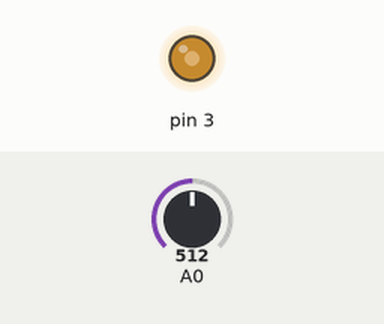
Simulated run of this sketch. Board: Arduino Uno, built with avr-gcc and run on an emulated ATmega328P. Parts: output pins drawn as LEDs (lit = HIGH). The test bench sets the inputs (shaded band); at power-on: A0 = 512.

Above: at 1.2 s.
1.3 s: A0 set to 716
At 1.7 s:
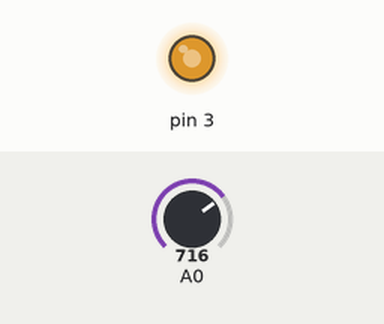
2.8 s: A0 set to 900
At 4.0 s:
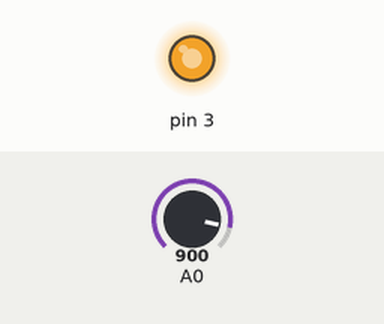
4.3 s: A0 set to 122
At 5.2 s:
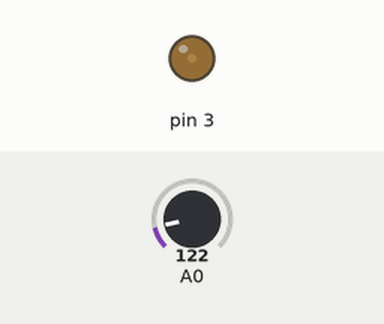
5.8 s: A0 set to 0
At 6.3 s:
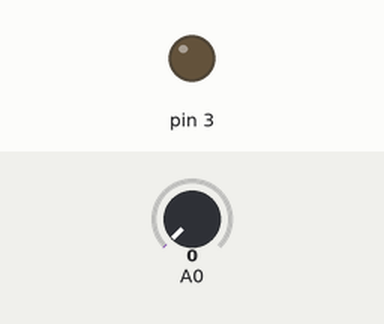
Timing chart, 0 to 8.3 s (numbered marks = the images above; inputs shaded):
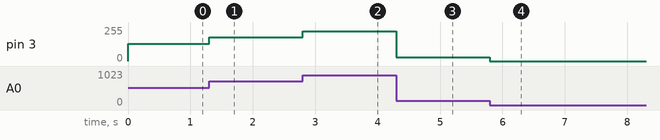

Measured:
- after the input at 1.3 s, pin 3: 128/255 → 179/255 at once
- after the input at 2.8 s, pin 3: 179/255 → 225/255 at once
- after the input at 4.3 s, pin 3: 225/255 → 30/255 at once
- after the input at 5.8 s, pin 3: 30/255 → 0/255 at once

The sketch:

ejemplo15_MotorCC.ino
```cpp
int vel = 0;
void setup() {
}

void loop() {
  vel=analogRead(A0)/4;
  analogWrite(3,vel);
}
```
